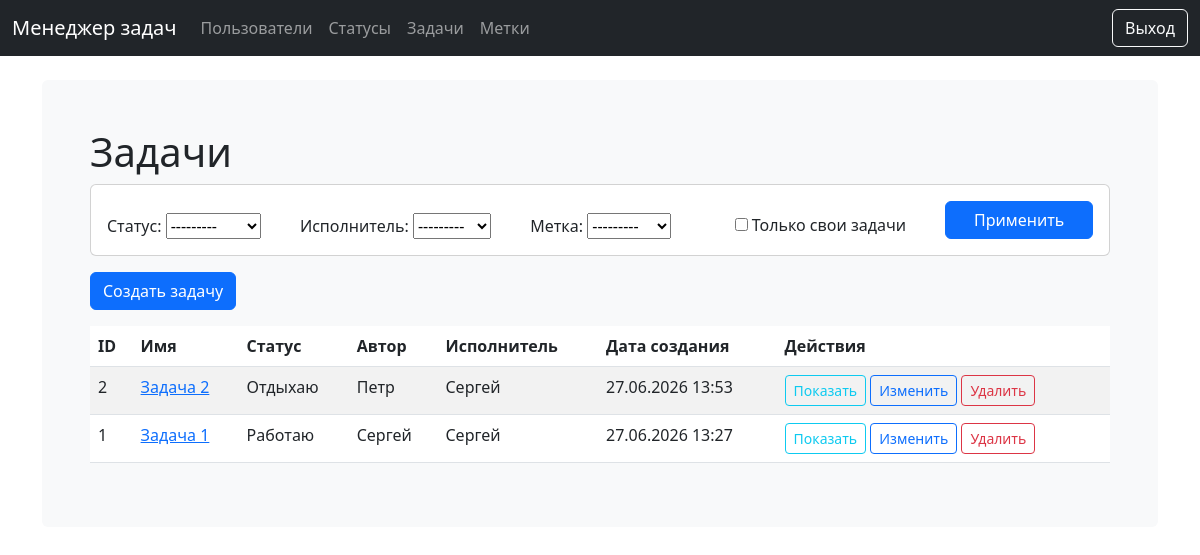
The app's page /tasks/ (signed in) with its own data.
### tasks/models.py (models this page shows, shortened)
class Task(models.Model):
    name = models.CharField(max_length=255, verbose_name=_("Name"))
    description = models.TextField(blank=True, verbose_name=_("Description"))
    status = models.ForeignKey(
        Status, on_delete=models.PROTECT, verbose_name=_("Status")
    )
    author = models.ForeignKey(
        User,
        on_delete=models.PROTECT,
        related_name="authored_tasks",
        verbose_name=_("Author"),
    )
    executor = models.ForeignKey(
        User,
        on_delete=models.PROTECT,
        null=True,
        blank=True,
        related_name="executed_tasks",
        verbose_name=_("Executor"),
    )
    labels = models.ManyToManyField(Label, blank=True, verbose_name=_("Labels"))
    created_at = models.DateTimeField(auto_now_add=True)
    class Meta:
        verbose_name = _("Task")
        verbose_name_plural = _("Tasks")
        ordering = ["-created_at"]

### statuses/models.py (models this page shows)
class Status(models.Model):
    name = models.CharField(max_length=100, unique=True, verbose_name=_("Name"))
    created_at = models.DateTimeField(auto_now_add=True)
    class Meta:
        verbose_name = _("Status")
        verbose_name_plural = _("Statuses")
        ordering = ["created_at"]
    def __str__(self):
        return self.name

### tasks/views.py (the view)
# urls.py: path("", views.TaskListView.as_view(), name="list"),
class TaskListView(LoginRequiredMixin, FilterView):
    model = Task
    template_name = "tasks/index.html"
    context_object_name = "tasks"
    filterset_class = TaskFilter
    def get_queryset(self):
        return Task.objects.all()

### tasks/models.py (called while the page is built)
    def __str__(self):
        return self.name

### tasks/templates/tasks/index.html (shortened to what this page needs)
{% extends 'base.html' %}
{% load i18n %}
{% load django_bootstrap5 %}
{% block content %}
<h1>Задачи</h1>
<div class="card mb-3">
    <div class="card-body">
        <form method="get" class="d-flex flex-wrap align-items-end gap-2">
            <div class="flex-fill" style="min-width: 120px;">
                {{ filter.form.status.label_tag }}
                {{ filter.form.status }}
            </div>
            <div class="flex-fill" style="min-width: 120px;">
                {{ filter.form.executor.label_tag }}
                {{ filter.form.executor }}
            </div>
            <div class="flex-fill" style="min-width: 120px;">
                {{ filter.form.labels.label_tag }}
                {{ filter.form.labels }}
            </div>
            <div class="flex-fill" style="min-width: 140px;">
                <div class="form-check">
                    {{ filter.form.self_tasks }}
                    <label class="form-check-label"
                           for="{{ filter.form.self_tasks.id_for_label }}">
                        Только свои задачи
                    </label>
                </div>
            </div>
            <div class="flex-fill" style="min-width: 100px; max-width: 150px;">
                <button type="submit" class="btn btn-primary w-100">
                    Применить
                </button>
            </div>
        </form>
    </div>
</div>
<a href="{% url 'tasks:create' %}"
   class="btn btn-primary mb-3">
    Создать задачу
</a>
<table class="table table-striped">
    <thead>
        <tr>
            <th>ID</th>
            <th>Имя</th>
            <th>Статус</th>
            <th>Автор</th>
            <th>Исполнитель</th>
            <th>Дата создания</th>
            <th>Действия</th>
        </tr>
    </thead>
    <tbody>
        {% for task in tasks %}
        <tr>
            <td>{{ task.id }}</td>
	    <td><a href="{% url 'tasks:detail' task.pk %}">{{ task.name }}</a></td>
            <td>{{ task.status.name }}</td>
            <td>{{ task.author.username }}</td>
            <td>{{ task.executor.username|default:"—" }}</td>
            <td>{{ task.created_at|date:"d.m.Y H:i" }}</td>
            <td>
                <a href="{% url 'tasks:detail' task.pk %}"
                   class="btn btn-sm btn-outline-info">
                    Показать
                </a>
                <a href="{% url 'tasks:update' task.pk %}"
                   class="btn btn-sm btn-outline-primary">
                    Изменить
                </a>
                <a href="{% url 'tasks:delete' task.pk %}"
                   class="btn btn-sm btn-outline-danger">
                    Удалить
                </a>
            </td>
        </tr>
        {% empty %}
        <tr>
            <td colspan="7">Задач пока нет.</td>
        </tr>
        {% endfor %}
    </tbody>
</table>
{% endblock %}

### records on screen
Task: id "2", name "Задача 2", status.name "Отдыхаю", author.username "Петр", executor.username "Сергей", created_at "27.06.2026 13:53"
Task: id "1", name "Задача 1", status.name "Работаю", author.username "Сергей", executor.username "Сергей", created_at "27.06.2026 13:27"

### other values on screen
{{ filter.form.status.label_tag }} "Статус:"
{{ filter.form.executor.label_tag }} "Исполнитель:"
{{ filter.form.labels.label_tag }} "Метка:"
